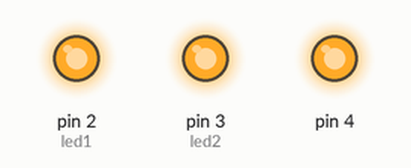
The sketch below on a simulated Arduino Uno, built with avr-gcc and run on an emulated ATmega328P. Shown: output pins drawn as LEDs (lit = HIGH).

Above: at 0.15 s.
At 5.3 s:
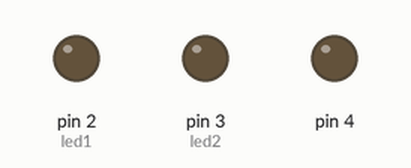
Timing chart, 0 to 13.4 s (numbered marks = the images above):
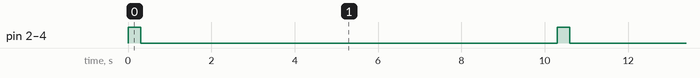

Measured:
- by itself, pin 2 (led1), pin 3 (led2), pin 4: alternates HIGH for 0.30 s and LOW for 10.0 s

The sketch:

Atiny.ino
```cpp
// The setup() function runs once each time the micro-controller starts
void setup()
{
	//wdt_disable();
	pinMode(2, OUTPUT); //led1
	pinMode(3, OUTPUT); //led2
  pinMode(4, OUTPUT);
}

// Add the main program code into the continuous loop() function
void loop()
{
  digitalWrite(2, HIGH);
  digitalWrite(3, HIGH);
  digitalWrite(4, HIGH);
  delay(300);
  digitalWrite(2, LOW);
  digitalWrite(3, LOW);
  digitalWrite(4, LOW);
  delay(10000);
  }
```
